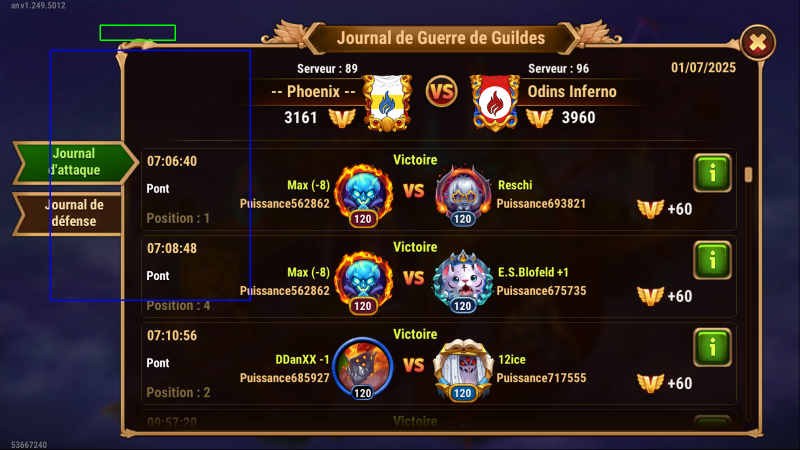
#> input picture test/attaque_zones_annotees.png, 1600 x 900 px (shown at 1/2 size)
$ python test_templates_jgg.py
#> lines starting #> are read from the running program, lines starting #| are printed output that depends on the picture; after the words box and inside, x2 and y2 are one past the last pixel; in counts of white or black regions, pixels touching at a corner belong together
### fonctions/detection_page.py
import os
import json
import cv2
import numpy as np
import pyautogui
from configuration.config import (
    WINDOW_WIDTH, WINDOW_HEIGHT,
    TEMPLATES_PAGES_DIR, PAGES_STRUCTURE_PATH,
    PAGE_MATCH_THRESHOLD, TAB_MATCH_THRESHOLD, LIMIT_MATCH_THRESHOLD
)

def charger_image_cv2(path):
    img = cv2.imread(path, cv2.IMREAD_UNCHANGED)
    if img is None:
        return None
    # Conversion systématique en niveaux de gris pour uniformiser
    if len(img.shape) == 3:
        img = cv2.cvtColor(img, cv2.COLOR_BGR2GRAY)
    return img

# [124 lines left out: functions comparer_images, detecter_onglet_actif, detecter_limites_scroll, detecter_page_actuelle, not called in this run]

### test_templates_jgg.py
#!/usr/bin/env python3
"""
Script pour créer et tester les templates du journal de guerre de guildes.
"""

import os
import sys
import cv2
import numpy as np
from PIL import Image

# Ajouter le chemin du projet
sys.path.append('.')

from fonctions.detection_page import charger_image_cv2


def creer_templates_manquants():
    """Crée les templates manquants en analysant les images de test."""
    print("=== Création des templates manquants ===\n")

    # Créer les dossiers s'ils n'existent pas
    os.makedirs("templates/journal_de_guerre_de_guildes/onglets", exist_ok=True)
    os.makedirs("templates/journal_de_guerre_de_guildes/limites", exist_ok=True)

    # Analyser les images de test pour identifier les zones importantes
    images_test = [f for f in os.listdir("test") if "Journal" in f and f.endswith('.png')]

    if not images_test:
        print("❌ Aucune image de test trouvée")
        return

    print(f"📁 Images de test trouvées : {len(images_test)}")
    for img in images_test:
        print(f"  - {img}")

    # Analyser la première image d'attaque
    images_attaque = [img for img in images_test if "attaque" in img.lower()]
    images_defense = [img for img in images_test if "defense" in img.lower()]

    if images_attaque:
        analyser_image_pour_templates(images_attaque[0], "attaque")

    if images_defense:
        analyser_image_pour_templates(images_defense[0], "defense")


def analyser_image_pour_templates(nom_image, type_journal):
    """Analyse une image pour identifier les zones de templates."""
    chemin_image = os.path.join("test", nom_image)
    print(f"\n🔍 Analyse de {nom_image} pour type '{type_journal}'")

    # Charger l'image
    img = cv2.imread(chemin_image)
    if img is None:
        print(f"❌ Impossible de charger {chemin_image}")
        return

    print(f"📐 Dimensions : {img.shape[1]}x{img.shape[0]}")

    # Suggestions de zones à extraire pour les templates
    print("\n💡 Suggestions de zones importantes à extraire :")
    print("1. Zone onglet (en haut) - environ (200, 50, 150, 30)")
    print("2. Zone informations combat - chercher des patterns répétitifs")
    print("3. Zone de scroll - bords gauche/droit")

    # Créer une version annotée pour aider à identifier les zones
    img_annotee = img.copy()

    # Marquer quelques zones d'intérêt
    cv2.rectangle(img_annotee, (200, 50), (350, 80), (0, 255, 0), 2)  # Zone onglet
    cv2.rectangle(img_annotee, (100, 100), (500, 600), (255, 0, 0), 2)  # Zone contenu

    # Sauvegarder l'image annotée
    nom_sortie = f"test/{type_journal}_zones_annotees.png"
    cv2.imwrite(nom_sortie, img_annotee)
    print(f"💾 Image annotée sauvée : {nom_sortie}")


def tester_detection_basique():
    """Test basique de détection sur les images existantes."""
    print("\n=== Test de détection basique ===")

    # Tester sur la première image d'attaque
    images_attaque = [f for f in os.listdir("test") if "attaque" in f.lower() and f.endswith('.png')]

    if not images_attaque:
        print("❌ Aucune image d'attaque trouvée")
        return

    image_test = images_attaque[0]
    chemin_image = os.path.join("test", image_test)

    print(f"🧪 Test sur : {image_test}")

    # Charger l'image
    img = charger_image_cv2(chemin_image)
    if img is None:
        print("❌ Impossible de charger l'image")
        return

    print(f"✅ Image chargée : {img.shape}")

    # Tester la détection de patterns
    detecter_patterns_combats(img)


def detecter_patterns_combats(img):
    """Détecte des patterns répétitifs qui pourraient être des combats."""
    print("\n🔍 Recherche de patterns répétitifs...")

    # Convertir en niveaux de gris si nécessaire
    if len(img.shape) == 3:
        gray = cv2.cvtColor(img, cv2.COLOR_BGR2GRAY)
    else:
        gray = img

    # Chercher des contours qui pourraient être des éléments d'interface
    contours, _ = cv2.findContours(gray, cv2.RETR_EXTERNAL, cv2.CHAIN_APPROX_SIMPLE)

    rectangles = []
    for contour in contours:
        # Approximation rectangulaire
        epsilon = 0.02 * cv2.arcLength(contour, True)
        approx = cv2.approxPolyDP(contour, epsilon, True)

        if len(approx) == 4:  # Rectangle
            x, y, w, h = cv2.boundingRect(contour)
            if 20 < w < 200 and 10 < h < 50:  # Taille raisonnable pour un élément d'interface
                rectangles.append((x, y, w, h))

    print(f"📊 Rectangles détectés : {len(rectangles)}")

    # Grouper par taille similaire
    groupes_taille = {}
    for rect in rectangles:
        x, y, w, h = rect
        cle_taille = f"{w//10}x{h//10}"  # Grouper par dizaines de pixels
        if cle_taille not in groupes_taille:
            groupes_taille[cle_taille] = []
        groupes_taille[cle_taille].append(rect)

    # Afficher les groupes significatifs
    for taille, rects in groupes_taille.items():
        if len(rects) >= 3:  # Au moins 3 éléments similaires
            print(f"  - Groupe {taille} : {len(rects)} éléments")


def creer_template_exemple():
    """Crée un template d'exemple pour les informations de combat."""
    print("\n🛠️ Création d'un template d'exemple...")

    # Créer un template simple pour tester
    template = np.ones((30, 100), dtype=np.uint8) * 128  # Gris moyen

    # Ajouter quelques éléments pour simuler une interface
    cv2.rectangle(template, (5, 5), (95, 25), 200, -1)  # Rectangle clair
    cv2.rectangle(template, (10, 10), (90, 20), 100, 2)  # Bordure

    # Sauvegarder
    chemin_template = "templates/journal_de_guerre_de_guildes/informations_combat.png"
    cv2.imwrite(chemin_template, template)
    print(f"💾 Template d'exemple créé : {chemin_template}")


def main():
    print("🚀 Script de création et test des templates JGG")
    print("=" * 50)

    # Vérifier l'existence du dossier test
    if not os.path.exists("test"):
        print("❌ Dossier test non trouvé")
        return

    # Analyser les images existantes
    creer_templates_manquants()

    # Créer un template d'exemple
    creer_template_exemple()
#> in creer_template_exemple, `cv2.rectangle(template, (5, 5), (95, 25), 200, -1)`:
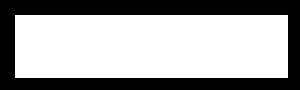
#> template: shape (30, 100) (shown 3 times larger); values 128 (black) and 200 (white), 63.7% white; 1 black region, box (x1, y1, x2, y2) and area: (0, 0, 100, 30) 1089
#> in creer_template_exemple, `cv2.rectangle(template, (10, 10), (90, 20), 100, 2)`:
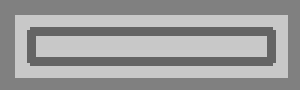
#> template: shape (30, 100) (shown 3 times larger); 17.87% of pixels changed, all inside (x1, y1, x2, y2) = (9, 9, 92, 22)

    # Test basique
    tester_detection_basique()
#> in charger_image_cv2, img is the input picture: shape (900, 1600, 3); mean B, G, R 34, 35.2, 46.4
#> in charger_image_cv2, `img = cv2.cvtColor(img, cv2.COLOR_BGR2GRAY)`:
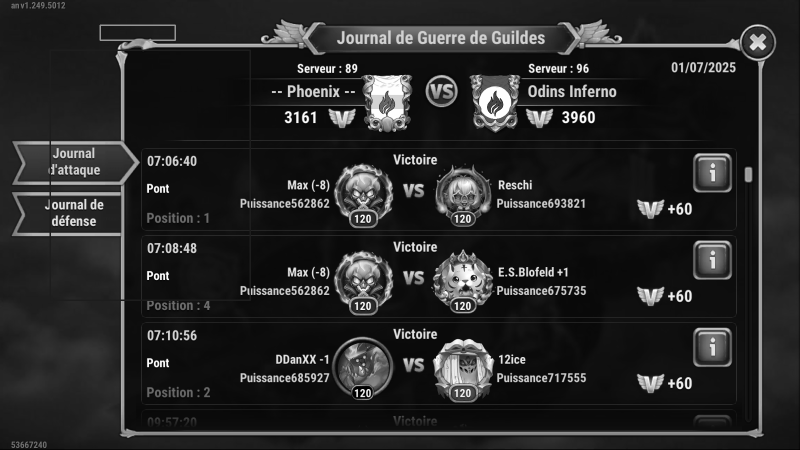
#> img: shape (900, 1600) (shown at 1/2 size); min 0, max 255, mean 38.4
#| ✅ Image chargée : (900, 1600)
#> in detecter_patterns_combats, `contours, _ = cv2.findContours(gray, cv2.RETR_EXTERNAL, cv2.CHAIN_APPR..`: contours = [[[0, 0], [0, 899], [1599, 899], [1599, 0]]]
#> the loop in detecter_patterns_combats, `for contour in contours:` made 1 pass
#> (epsilon, approx, x, y, w, h) on pass 1: (99.92, [[0, 0], [0, 899], [1599, 899], [1599, 0]], 0, 0, 1600, 900)
#> after the loop in detecter_patterns_combats, `for contour in contours:`: rectangles = []
#| 📊 Rectangles détectés : 0
#> after the loop in detecter_patterns_combats, `for rect in rectangles:`: groupes_taille = 0 items

    print("\n✅ Script terminé")
    print("\n📝 Actions suivantes recommandées :")
    print("1. Examiner les images annotées dans le dossier test/")
    print("2. Créer manuellement les templates manquants :")
    print("   - templates/journal_de_guerre_de_guildes/onglets/journal_d_attaque.png")
    print("   - templates/journal_de_guerre_de_guildes/onglets/journal_de_defense.png")
    print("   - templates/journal_de_guerre_de_guildes/onglets/bouton_journal_defense.png")
    print("   - templates/journal_de_guerre_de_guildes/informations_combat.png")
    print("3. Ajuster les seuils de détection si nécessaire")


if __name__ == "__main__":
    main()
